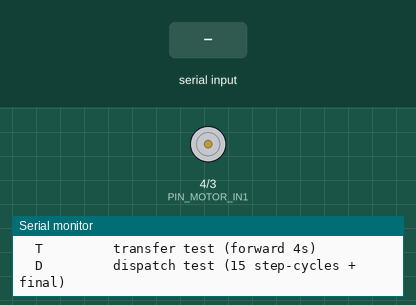
Recording of a sketch running on a simulated Arduino Uno, built with avr-gcc and run on an emulated ATmega328P. Parts: motor-driver pin pairs drawn as motors (green arrow = first pin HIGH = forward, orange = second pin HIGH = backward, longer = more drive, scaled by the enable pin), the last lines printed to the serial monitor. The inputs (shaded band) are chosen by the test bench.

Above: at 1.7 s.
1.8 s: "D90\n" received over Serial
At 1.92 s:
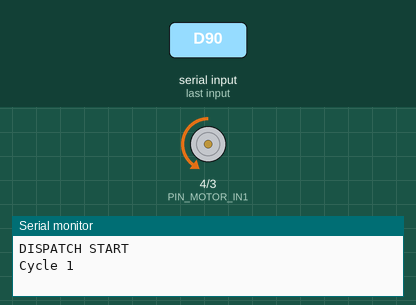
At 2.47 s:
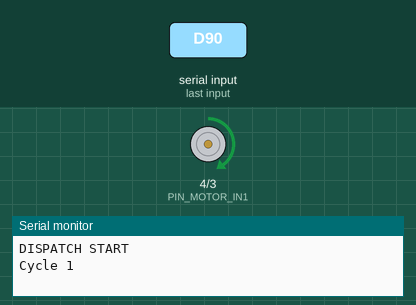
Timing chart, 0 to 10.8 s (numbered marks = the images above; inputs shaded):
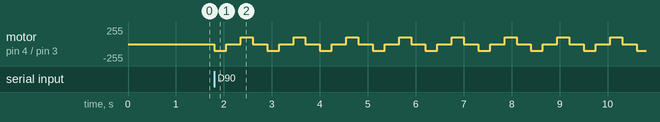

The sketch:

test_conveyor.ino
```cpp
#define PIN_MOTOR_ENA 5
#define PIN_MOTOR_IN1 4
#define PIN_MOTOR_IN2 3

void motorForward(int speed) {
  digitalWrite(PIN_MOTOR_IN1, HIGH);
  digitalWrite(PIN_MOTOR_IN2, LOW);
  analogWrite(PIN_MOTOR_ENA, speed);
}

void motorBackward(int speed) {
  digitalWrite(PIN_MOTOR_IN1, LOW);
  digitalWrite(PIN_MOTOR_IN2, HIGH);
  analogWrite(PIN_MOTOR_ENA, speed);
}

void motorStop() {
  analogWrite(PIN_MOTOR_ENA, 0);
}

void setup() {
  Serial.begin(115200);
  pinMode(PIN_MOTOR_ENA, OUTPUT);
  pinMode(PIN_MOTOR_IN1, OUTPUT);
  pinMode(PIN_MOTOR_IN2, OUTPUT);
  motorStop();
  delay(500);

  Serial.println("=== CONVEYOR TEST ===");
  Serial.println("Commands:");
  Serial.println("  f<speed>  forward (e.g. f120)");
  Serial.println("  b<speed>  backward");
  Serial.println("  s         stop");
  Serial.println("  T         transfer test (forward 4s)");
  Serial.println("  D         dispatch test (15 step-cycles + final)");
}

void runDispatch() {
  Serial.println("DISPATCH START");
  for (int i = 0; i < 15; i++) {
    Serial.print("Cycle ");
    Serial.println(i + 1);
    motorBackward(100);
    delay(250);
    motorStop();
    delay(300);
    motorForward(100);
    delay(250);
    motorStop();
    delay(300);
  }
  Serial.println("Final slow backward 2s");
  motorBackward(70);
  delay(2000);
  motorStop();
  Serial.println("DISPATCH DONE");
}

void runTransfer() {
  Serial.println("TRANSFER START (forward 4s @ PWM 120)");
  motorForward(120);
  delay(4000);
  motorStop();
  Serial.println("TRANSFER DONE");
}

void loop() {
  if (Serial.available()) {
    char c = Serial.read();
    if (c == 'f') {
      int s = Serial.parseInt();
      s = constrain(s, 0, 255);
      motorForward(s);
      Serial.print("FWD speed=");
      Serial.println(s);
    } else if (c == 'b') {
      int s = Serial.parseInt();
      s = constrain(s, 0, 255);
      motorBackward(s);
      Serial.print("BWD speed=");
      Serial.println(s);
    } else if (c == 's') {
      motorStop();
      Serial.println("STOP");
    } else if (c == 'T') {
      runTransfer();
    } else if (c == 'D') {
      runDispatch();
    }
  }
}
```

Measured:
- after the input at 1.8 s, motor on pin 4 (PIN_MOTOR_IN1) / pin 3 (PIN_MOTOR_IN2): stopped → backward 100/255 at once, then repeats every 1.1 s: stopped 0.30 s, forward 100/255 0.25 s, stopped 0.30 s, backward 100/255 0.25 s
